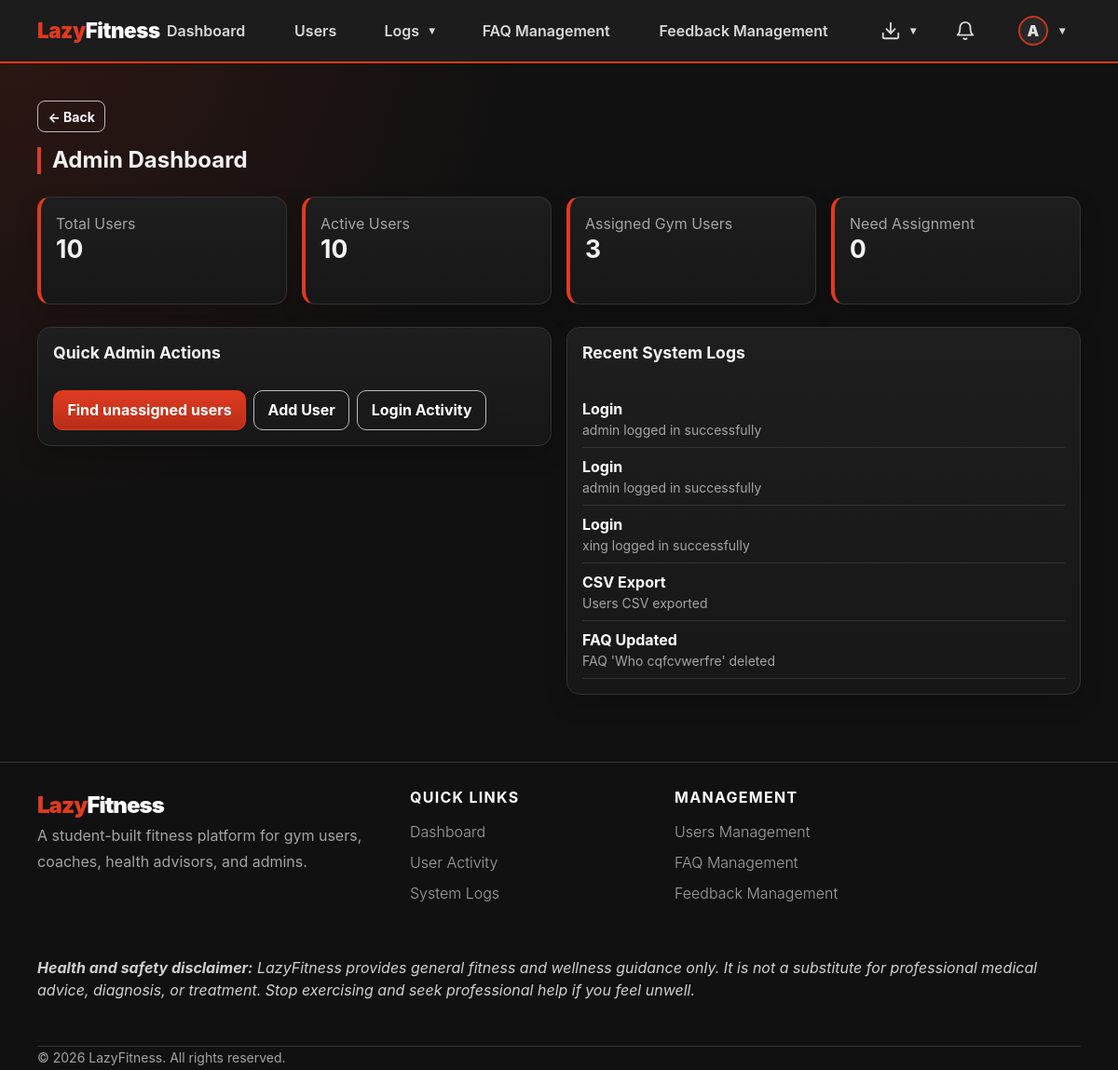
/admin-panel/dashboard/ (signed in), run on an earlier commit of the app's database.
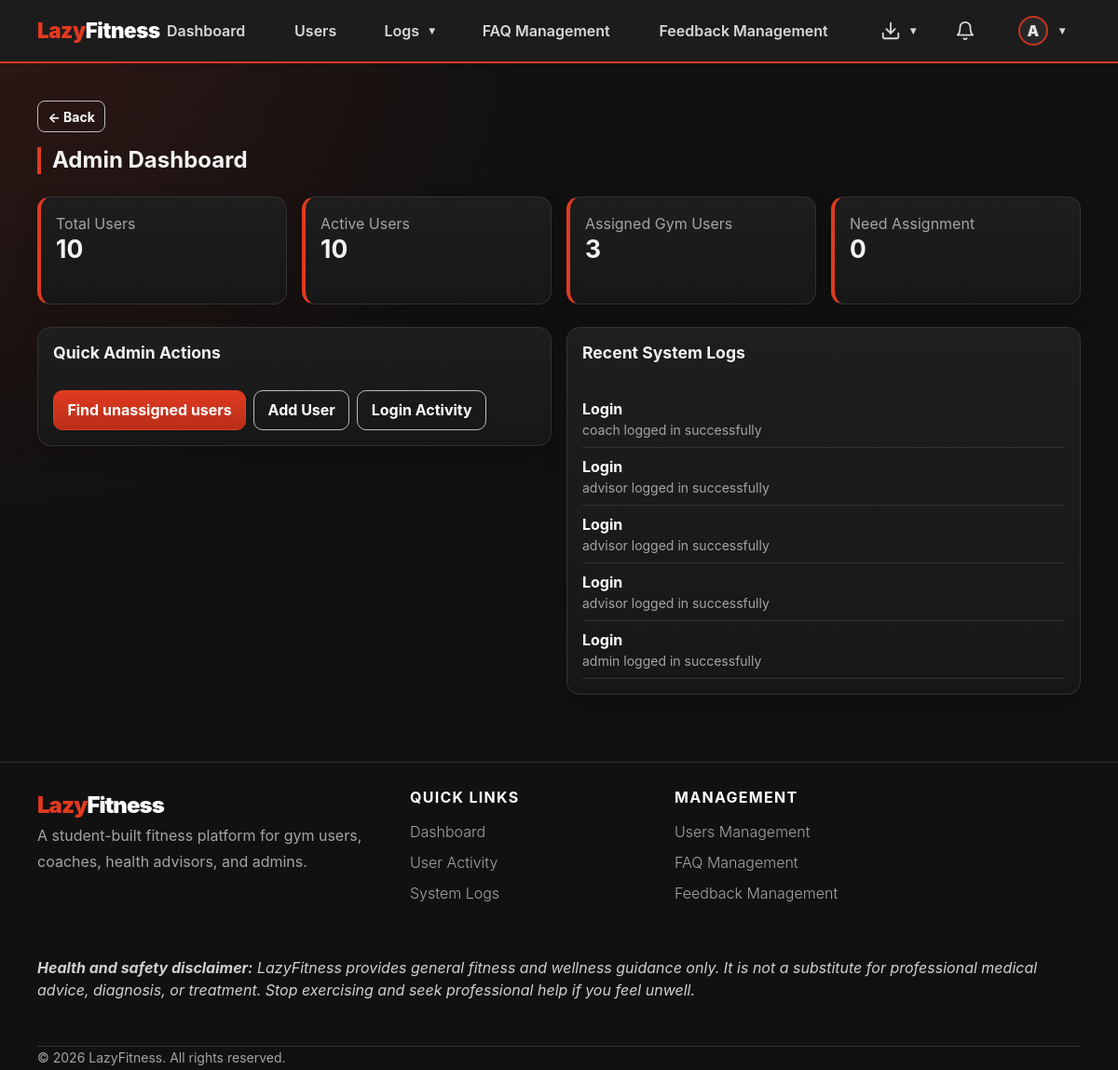
And on a later commit of the database.
### apps/admin_panel/models.py (models this page shows, shortened)
class SystemLog(models.Model):
    EVENT_CHOICES = [
        ('user_created', 'User Created'),
        ('user_deleted', 'User Deleted'),
        ('status_changed', 'Status Changed'),
        ('assignment_updated', 'Assignment Updated'),
        ('password_reset', 'Password Reset'),
        ('login', 'Login'),
        ('faq_updated', 'FAQ Updated'),
        ('feedback_updated', 'Feedback Updated'),
        ('export', 'CSV Export'),
    ]
    event = models.CharField(max_length=30, choices=EVENT_CHOICES)
    description = models.TextField()
    performed_by = models.ForeignKey(User, on_delete=models.SET_NULL, null=True, related_name='system_logs')
    timestamp = models.DateTimeField(auto_now_add=True)
    module = models.CharField(max_length=100, blank=True)
    class Meta:
        ordering = ['-timestamp']

### apps/admin_panel/views.py (the view)
# urls.py: path('dashboard/', views.dashboard, name='dashboard'),
@admin_required
def dashboard(request):
    week_start = timezone.now() - timedelta(days=7)
    role_labels = ['Gym Users', 'Coaches', 'Health Advisors', 'Admins']
    role_counts = [
        User.objects.filter(role='gym_user').count(),
        User.objects.filter(role='fitness_coach').count(),
        User.objects.filter(role='health_advisor').count(),
        User.objects.filter(role='admin').count(),
    ]
    assigned_gym_users = GymUser.objects.exclude(assigned_coach=None).exclude(assigned_advisor=None).count()
    total_gym_profiles = GymUser.objects.count()
    context = {
        'total_users': User.objects.count(),
        'active_users': User.objects.filter(is_active=True).count(),
        'inactive_users': User.objects.filter(is_active=False).count(),
        'gym_users': role_counts[0], 'coaches': role_counts[1], 'advisors': role_counts[2], 'admins': role_counts[3],
        'assigned_gym_users': assigned_gym_users,
        'unassigned_gym_users': max(total_gym_profiles - assigned_gym_users, 0),
        'login_activity_this_week': LoginActivity.objects.filter(login_timestamp__gte=week_start).count(),
        'pending_feedback': Feedback.objects.filter(status='pending').count(),
        'recent_logs': SystemLog.objects.select_related('performed_by')[:5],
        'recent_logins': LoginActivity.objects.select_related('user')[:5],
        'role_labels': json.dumps(role_labels),
        'role_counts': json.dumps(role_counts),
    }
    return render(request, 'admin_panel/dashboard.html', context)

### apps/accounts/models.py (called while the page is built)
    @property
    def display_name(self):
        profile_fields = [
            ('gymuser', 'user_name'),
            ('coach', 'coach_name'),
            ('healthadvisor', 'advisor_name'),
            ('adminprofile', 'admin_name'),
        ]
        for relation, field in profile_fields:
            try:
                profile = getattr(self, relation)
            except Exception:
                profile = None
            value = getattr(profile, field, '') if profile else ''
            if value:
                return value
        return self.username or self.email

    @property
    def avatar_initial(self):
        name = self.display_name or self.username or self.email or '?'
        return name.strip()[:1].upper()

    @property
    def is_gym_user(self):
        return self.role == 'gym_user'

    @property
    def is_coach(self):
        return self.role == 'fitness_coach'

    @property
    def is_health_advisor(self):
        return self.role == 'health_advisor'

    @property
    def is_admin_user(self):
        return self.role == 'admin'

### templates/admin_panel/dashboard.html (shortened to what this page needs)
{% extends "shared/base.html" %}
{% block content %}
<h2 class="section-title">Admin Dashboard</h2>
<div class="row g-3 mb-4">
  <div class="col-md-3">
    <div class="card p-3 metric-card">
      <span class="text-secondary">Total Users</span>
      <h3>{{ total_users }}</h3>
    </div>
  </div>
  <div class="col-md-3">
    <div class="card p-3 metric-card">
      <span class="text-secondary">Active Users</span>
      <h3>{{ active_users }}</h3>
    </div>
  </div>
  <div class="col-md-3">
    <div class="card p-3 metric-card">
      <span class="text-secondary">Assigned Gym Users</span>
      <h3>{{ assigned_gym_users }}</h3>
    </div>
  </div>
  <div class="col-md-3">
    <div class="card p-3 metric-card">
      <span class="text-secondary">Need Assignment</span>
      <h3>{{ unassigned_gym_users }}</h3>
    </div>
  </div>
</div>
<div class="row g-4">
  <div class="col-lg-6">
    <div class="card p-3"><h5>Quick Admin Actions</h5>
      <div class="d-flex flex-wrap gap-2"><a class="btn btn-primary" href="{% url 'admin_panel:user_list' %}?role=gym_user&assignment=both_missing">Find unassigned users</a>
        <a class="btn btn-outline-light" href="{% url 'admin_panel:user_add' %}">Add User</a><a class="btn btn-outline-light" href="{% url 'admin_panel:login_activity_list' %}">Login Activity</a>
      </div>
    </div>
  </div>
  <div class="col-lg-6">
    <div class="card p-3">
      <h5>Recent System Logs</h5>{% for log in recent_logs %}
      <div class="border-bottom border-secondary-subtle py-2">
        <strong>{{ log.get_event_display }}</strong>
        <div class="small text-secondary">
          {{ log.description|truncatewords:14 }}
        </div>
      </div>
      {% empty %}<div class="empty-state">No logs yet.
      </div>
      {% endfor %}
    </div>
  </div>
</div>
{% endblock %}

What changed in the data, as far as the page shows it:
no longer on this page (row unchanged): SystemLog: event "Login", description "admin logged in successfully"
no longer on this page (row unchanged): SystemLog: event "Login", description "xing logged in successfully"
no longer on this page (row unchanged): SystemLog: event "CSV Export", description "Users CSV exported"
no longer on this page (row unchanged): SystemLog: event "FAQ Updated", description "FAQ 'Who cqfcvwerfre' deleted"
added SystemLog: event "Login", description "coach logged in successfully"
added SystemLog: event "Login", description "advisor logged in successfully"
added SystemLog: event "Login", description "advisor logged in successfully"
added SystemLog: event "Login", description "advisor logged in successfully"
